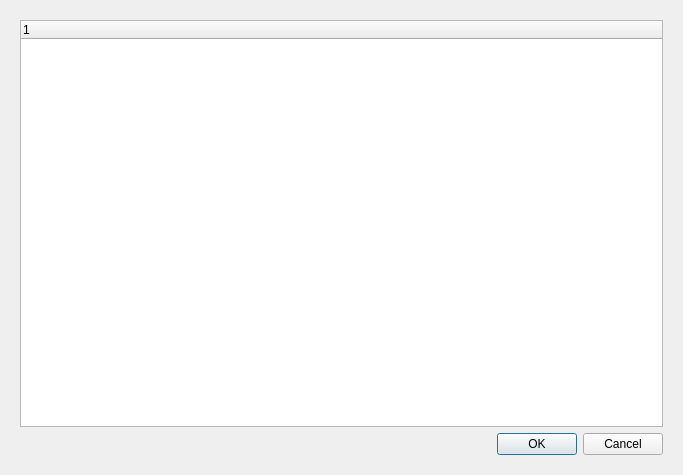
<?xml version="1.0" encoding="UTF-8"?>
<ui version="4.0">
 <class>TypeChange</class>
 <widget class="QDialog" name="TypeChange">
  <property name="geometry">
   <rect>
    <x>0</x>
    <y>0</y>
    <width>683</width>
    <height>475</height>
   </rect>
  </property>
  <property name="windowTitle">
   <string>Выбор модификаторов</string>
  </property>
  <layout class="QHBoxLayout" name="horizontalLayout">
   <item>
    <widget class="QWidget" name="widget" native="true">
     <layout class="QVBoxLayout" name="verticalLayout">
      <item>
       <widget class="QTreeWidget" name="typeview">
        <column>
         <property name="text">
          <string notr="true">1</string>
         </property>
        </column>
       </widget>
      </item>
      <item>
       <widget class="QDialogButtonBox" name="buttonBox">
        <property name="orientation">
         <enum>Qt::Horizontal</enum>
        </property>
        <property name="standardButtons">
         <set>QDialogButtonBox::Cancel|QDialogButtonBox::Ok</set>
        </property>
       </widget>
      </item>
     </layout>
    </widget>
   </item>
  </layout>
 </widget>
 <resources/>
 <connections>
  <connection>
   <sender>buttonBox</sender>
   <signal>accepted()</signal>
   <receiver>TypeChange</receiver>
   <slot>accept()</slot>
   <hints>
    <hint type="sourcelabel">
     <x>248</x>
     <y>254</y>
    </hint>
    <hint type="destinationlabel">
     <x>157</x>
     <y>274</y>
    </hint>
   </hints>
  </connection>
  <connection>
   <sender>buttonBox</sender>
   <signal>rejected()</signal>
   <receiver>TypeChange</receiver>
   <slot>reject()</slot>
   <hints>
    <hint type="sourcelabel">
     <x>316</x>
     <y>260</y>
    </hint>
    <hint type="destinationlabel">
     <x>286</x>
     <y>274</y>
    </hint>
   </hints>
  </connection>
 </connections>
</ui>
